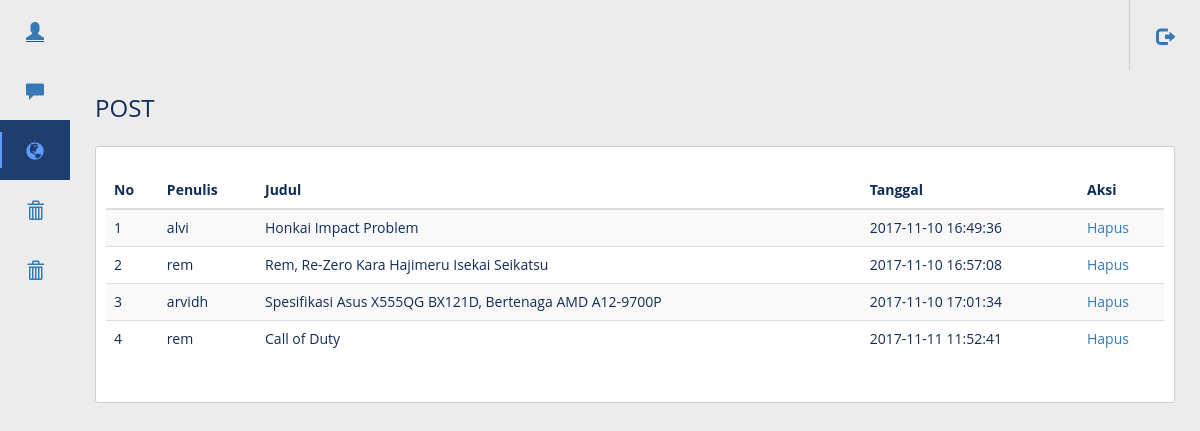
/admin/post.php (signed in), run on the app's committed database.
### tables this page shows
CREATE TABLE `post` (
  `id` int(15) NOT NULL,
  `penulis` varchar(50) NOT NULL,
  `kategori` varchar(50) NOT NULL,
  `judul` varchar(100) NOT NULL,
  `gambar` varchar(200) NOT NULL,
  `isi` text NOT NULL,
  `tgl` timestamp NOT NULL DEFAULT CURRENT_TIMESTAMP ON UPDATE CURRENT_TIMESTAMP
);

### admin/post.php (the view, shortened to what this page needs)
<?php
include 'header.php';
?>
<body>
<body class="sidebar-is-reduced">
  <header class="l-header">
    <div class="l-header__inner clearfix">
      <div class="header-icons-group">
        <a href="../member/logout.php"> <div class="c-header-icon logout"><i class="glyphicon glyphicon-log-out"></i></div></a>
      </div>
    </div>
  </header>
  <div class="l-sidebar">
    <div class="l-sidebar__content">
      <nav class="c-menu js-menu">
        <ul class="u-list">
          <li class="c-menu__item has-submenu" data-toggle="tooltip" title="member">
            <a href="member.php"><div class="c-menu__item__inner"><i class="glyphicon glyphicon-user"></i>
            </div></a>
          </li>
          <li class="c-menu__item has-submenu" data-toggle="tooltip" title="Modules">
            <a href="komentar.php"><div class="c-menu__item__inner"><i class="glyphicon glyphicon-comment"></i>
            </div></a>
          </li>
          <li class="c-menu__item is-active" data-toggle="tooltip" title="Statistics">
            <a href="post.php"><div class="c-menu__item__inner"><i class="glyphicon glyphicon-globe"></i>
            </div></a>
          </li>
          <li class="c-menu__item has-submenu" data-toggle="tooltip" title="Statistics">
            <a href="buat_trit.php"><div class="c-menu__item__inner"><i class="glyphicon glyphicon-trash"></i>
            </div></a>
          </li>
          <li class="c-menu__item has-submenu" data-toggle="tooltip" title="Statistics">
            <a href="post_anime.php"><div class="c-menu__item__inner"><i class="glyphicon glyphicon-trash"></i>
            </div></a>
          </li>
        </ul>
      </nav>
    </div>
  </div>
</body>
<main class="l-main">
  <div class="content-wrapper content-wrapper--with-bg">
    <h1 class="page-title">POST</h1>
    <div class="page-content">
      <div class="row">
                  <table class="table table-hover table-striped">
                           <thead>
                          <tr>
                              <th class="hidden-xs">No</th>
                              <th>Penulis</th>
                              <th>Judul</th>
                              <th>Tanggal</th>
                              <th>Aksi</th>
                          </tr>
                        </thead>
                   <?php
    include('../koneksi.php');
    $query = mysqli_query($connect, "SELECT * FROM post") or die(mysqli_error());
    if(mysqli_num_rows($query) == 0){
      echo '<tr><td colspan="6">Tidak ada data!</td></tr>';
    }else{
      $no = 1;
      while($data = mysqli_fetch_assoc($query)){
        ?>
                        <?php
                            echo '<tr>';
          echo '<td>'.$no.'</td>';
          echo '<td>'.$data['penulis'].'</td>';
          echo '<td>'.$data['judul'].'</td>';
          echo '<td>'.$data['tgl'].'</td>';
          echo '<td><a href="hapus_post.php?id='.$data['id'].'" onclick="return confirm(\'Yakin?\')">Hapus</a></td>';
        echo '</tr>';?>
                            <?php
               $no++;
                    }
                  }
                            ?>
                        </table>
                    </div>
    </div>
  </div>
</main>
</body>
</html>

### admin/css/style.css (style rules this page uses)
body { margin: 0; padding: 0; font-family: "Open Sans"; font-size: 14px; font-weight: 400; background-color: #ececec; color: #102c58; }
* { -webkit-box-sizing: border-box; -moz-box-sizing: border-box; box-sizing: border-box; }
h1 { font-size: 24px; }
.u-list { margin: 0; padding: 0; list-style: none; }
.header-icons-group { display: flex; order: 3; margin-left: auto; height: 100%; border-left: 1px solid #cccccc; }
.header-icons-group .c-header-icon:last-child { border-right: 0; }
.c-header-icon { position: relative; display: flex; float: left; width: 70px; height: 100%; align-items: center; justify-content: center; line-height: 1; cursor: pointer; border-right: 1px solid #cccccc; }
.c-header-icon i { font-size: 18px; line-height: 40px; }
.l-header { padding-left: 70px; position: fixed; top: 0; right: 0; z-index: 10; width: 100%; background: #ececec; -webkit-transition: padding 0.5s ease-in-out; -moz-transition: padding 0.5s ease-in-out; -ms-transition: padding 0.5s ease-in-out; -o-transition: padding 0.5s ease-in-out; transition: padding 0.5s ease-in-out; }
.l-header__inner { height: 100%; width: 100%; display: flex; height: 70px; align-items: center; justify-content: stretch; }
.l-sidebar { width: 70px; position: absolute; z-index: 10; left: 0; top: 0; bottom: 0; background: #ececec; -webkit-transition: width 0.5s ease-in-out; -moz-transition: width 0.5s ease-in-out; -ms-transition: width 0.5s ease-in-out; -o-transition: width 0.5s ease-in-out; transition: width 0.5s ease-in-out; }
.l-sidebar__content { height: 100%; position: relative; }
.c-menu > ul { display: flex; flex-direction: column; }
.c-menu > ul .c-menu__item { color: #fff; max-width: 100%; overflow: hidden; }
.c-menu > ul .c-menu__item__inner { display: flex; flex-direction: row; align-items: center; min-height: 60px; position: relative; cursor: pointer; -webkit-transition: all 0.5s ease-in-out; -moz-transition: all 0.5s ease-in-out; -ms-transition: all 0.5s ease-in-out; -o-transition: all 0.5s ease-in-out; transition: all 0.5s ease-in-out; }
.c-menu > ul .c-menu__item__inner:before { position: absolute; content: " "; height: 0; width: 2px; left: 0; top: 50%; margin-top: -18px; background-color: #5f9cfd; opacity: 0; -webkit-transition: all 0.5s ease-in-out; -moz-transition: all 0.5s ease-in-out; -ms-transition: all 0.5s ease-in-out; -o-transition: all 0.5s ease-in-out; transition: all 0.5s ease-in-out; }
.c-menu > ul .c-menu__item.is-active .c-menu__item__inner { border-left-color: #5f9cfd; background-color: #1e3e6f; }
.c-menu > ul .c-menu__item.is-active .c-menu__item__inner i { color: #5f9cfd; }
.c-menu > ul .c-menu__item.is-active .c-menu__item__inner:before { height: 36px; opacity: 1; }
.c-menu > ul .c-menu__item i { flex: 0 0 70px; font-size: 18px; font-weight: normal; text-align: center; -webkit-transition: all 0.5s ease-in-out; -moz-transition: all 0.5s ease-in-out; -ms-transition: all 0.5s ease-in-out; -o-transition: all 0.5s ease-in-out; transition: all 0.5s ease-in-out; }
main.l-main { width: 100%; height: 100%; padding: 70px 0 0 70px; -webkit-transition: padding 0.5s ease-in-out; -moz-transition: padding 0.5s ease-in-out; -ms-transition: padding 0.5s ease-in-out; -o-transition: padding 0.5s ease-in-out; transition: padding 0.5s ease-in-out; }
main.l-main .content-wrapper { padding: 25px; height: 100%; }
main.l-main .content-wrapper .page-content { border-top: 1px solid #d0d0d0; padding-top: 25px; }
main.l-main .content-wrapper--with-bg .page-content { background: #fff; border-radius: 3px; border: 1px solid #d0d0d0; padding: 25px; }
main.l-main .page-title { font-weight: 400; margin-top: 0; margin-bottom: 25px; }

### data on the page
post: penulis "alvi", judul "Honkai Impact Problem", tgl "2017-11-10 16:49:36"
post: penulis "rem", judul "Rem, Re-Zero Kara Hajimeru Isekai Seikatsu", tgl "2017-11-10 16:57:08"
post: penulis "arvidh", judul "Spesifikasi Asus X555QG BX121D, Bertenaga AMD A12-9700P", tgl "2017-11-10 17:01:34"
post: penulis "rem", judul "Call of Duty", tgl "2017-11-11 11:52:41"
